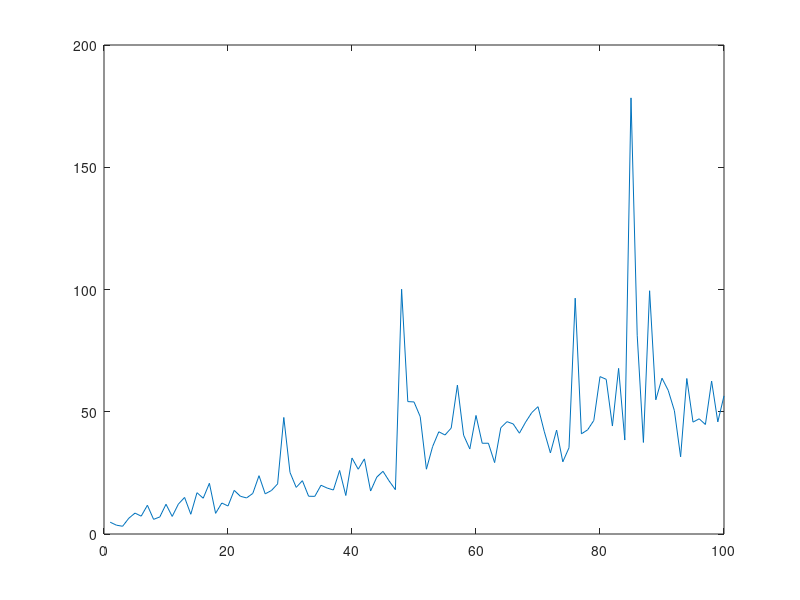

Write MATLAB code to recreate this figure.
clc;
clearvars;
close all;

m=10;
n=5;
s=100;

C=zeros(1,s);
x=1:1:s;

for i=1:s
    A=randn(m,n);
    C(i)=cond(A);
    m=m+1;
    n=n+1;
end

plot(x,C);
